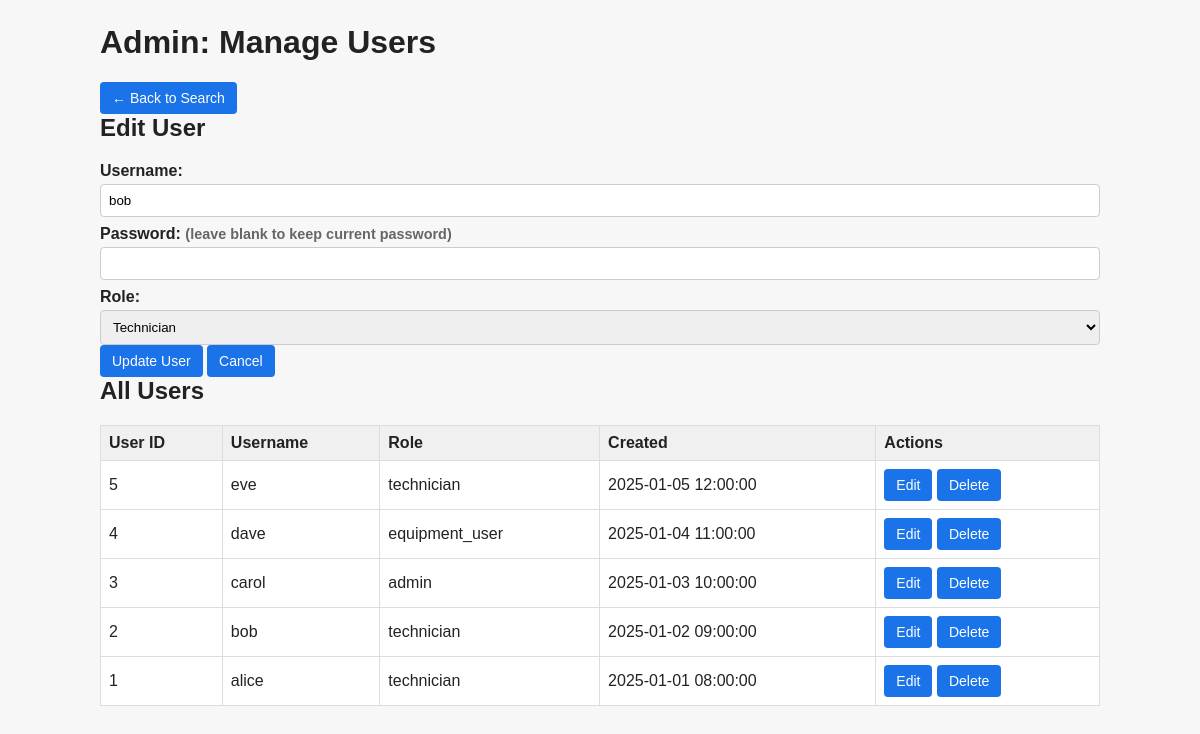
The app's page /swaps_project/admin_users.php?edit_id=2 (signed in) with its own data.
### tables this page shows
CREATE TABLE `users` (
	`user_id` INT AUTO_INCREMENT PRIMARY KEY,
	`username` VARCHAR(100) NOT NULL UNIQUE COMMENT 'admin only',
	`password_hash` VARCHAR(255) NOT NULL COMMENT 'admin only',
	 
	`role` ENUM('admin','technician','equipment_user') NOT NULL DEFAULT 'equipment_user' COMMENT 'admin only',
	`created_at` DATETIME DEFAULT CURRENT_TIMESTAMP COMMENT 'record created timestamp'
);

### swaps_project/admin_users.php (the view, shortened to what this page needs)
<?php
function h($s) { return htmlspecialchars((string)$s, ENT_QUOTES, 'UTF-8'); }
$pdo = null;
$error = null;
$users = [];
$editUser = null;
try {
	$pdo = getPDOConnection();
} catch (Exception $e) {
	error_log('Database connection error: ' . $e->getMessage());
	$error = 'Database connection failed. Please try again.';
}
if ($pdo && !$error) {
	try {
		$stmt = $pdo->query('SELECT user_id, username, role, created_at FROM users ORDER BY created_at DESC');
		$users = $stmt->fetchAll();
	} catch (Exception $e) {
		error_log('Load users error: ' . $e->getMessage());
		$error = 'Failed to load users. Please try again.';
	}
}
if ($pdo && isset($_GET['edit_id'])) {
	$editId = (int)$_GET['edit_id'];
	try {
		$stmt = $pdo->prepare('SELECT user_id, username, role FROM users WHERE user_id = :id');
		$stmt->execute([':id' => $editId]);
		$editUser = $stmt->fetch();
	} catch (Exception $e) {
		error_log('Load edit user error: ' . $e->getMessage());
	}
}
?>
<!DOCTYPE html>
<html lang="en">
<head>
	<link rel="stylesheet" href="/swaps_project/styles.css">
</head>
<body>
	<div class="container">
		<h1>Admin: Manage Users</h1>
		<a href="/swaps_project/search.php" class="btn-back">← Back to Search</a>
		<h2><?php echo $editUser ? 'Edit User' : 'Add New User'; ?></h2>
		<form method="post">
			<label for="username">Username:</label>
			<input type="text" id="username" name="username" value="<?php echo $editUser ? h($editUser['username']) : ''; ?>" required>
			<label for="password">
				Password:
				<?php if ($editUser): ?>
					<span class="small">(leave blank to keep current password)</span>
				<?php endif; ?>
			</label>
			<input type="password" id="password" name="password" <?php echo !$editUser ? 'required' : ''; ?>>
			<label for="role">Role:</label>
			<select id="role" name="role" required>
				<option value="technician" <?php echo ($editUser && $editUser['role'] === 'technician') ? 'selected' : ''; ?>>Technician</option>
			</select>
			<button type="submit"><?php echo $editUser ? 'Update User' : 'Add User'; ?></button>
			<?php if ($editUser): ?>
				<a href="?"><button type="button" class="cancel">Cancel</button></a>
			<?php endif; ?>
		</form>
		<h2>All Users</h2>
		<?php if ($users): ?>
			<table>
				<thead>
					<tr>
						<th>User ID</th>
						<th>Username</th>
						<th>Role</th>
						<th>Created</th>
						<th class="actions">Actions</th>
					</tr>
				</thead>
				<tbody>
					<?php foreach ($users as $u): ?>
						<tr>
							<td><?php echo h($u['user_id']); ?></td>
							<td><?php echo h($u['username']); ?></td>
							<td><?php echo h($u['role']); ?></td>
							<td><?php echo h($u['created_at']); ?></td>
							<td class="actions">
								<a href="?edit_id=<?php echo h($u['user_id']); ?>"><button type="button">Edit</button></a>
								<form class="inline-form" method="post" onsubmit="return confirm('Delete user: <?php echo h($u['username']); ?>?');">
									<button type="submit" class="delete">Delete</button>
								</form>
							</td>
						</tr>
					<?php endforeach; ?>
				</tbody>
			</table>
		<?php else: ?>
			<p>No users found.</p>
		<?php endif; ?>
	</div>
</body>
</html>

### swaps_project/styles.css (style rules this page uses)
body { font-family: Arial, sans-serif; margin: 24px; background: #f7f7f7; color: #222; }
a { color: #1a73e8; text-decoration: none; }
.container, .card, .wrap { max-width: 1000px; margin: 0 auto; }
h1, h2, h3 { margin-top: 0; }
label { display: block; margin: 8px 0 4px; font-weight: 600; }
input, select, textarea { width: 100%; padding: 8px; border: 1px solid #ccc; border-radius: 4px; box-sizing: border-box; }
button, .btn, .btn-back, .nav a { display: inline-block; padding: 8px 12px; background: #1a73e8; color: #fff; border: none; border-radius: 4px; cursor: pointer; text-decoration: none; font-size: 14px; }
.table, table { border-collapse: collapse; width: 100%; margin-top: 12px; background: #fff; }
th, td { border: 1px solid #ddd; padding: 8px; text-align: left; }
th { background: #f0f0f0; }
.inline-form { display: inline; }
.small { font-size: 0.9em; color: #666; }

### records on screen
users: username "bob", role "Technician", user_id "2", role "technician", created_at "2025-01-02 09:00:00"
users: user_id "5", username "eve", role "technician", created_at "2025-01-05 12:00:00"
users: user_id "4", username "dave", role "equipment_user", created_at "2025-01-04 11:00:00"
users: user_id "3", username "carol", role "admin", created_at "2025-01-03 10:00:00"
users: user_id "1", username "alice", role "technician", created_at "2025-01-01 08:00:00"
